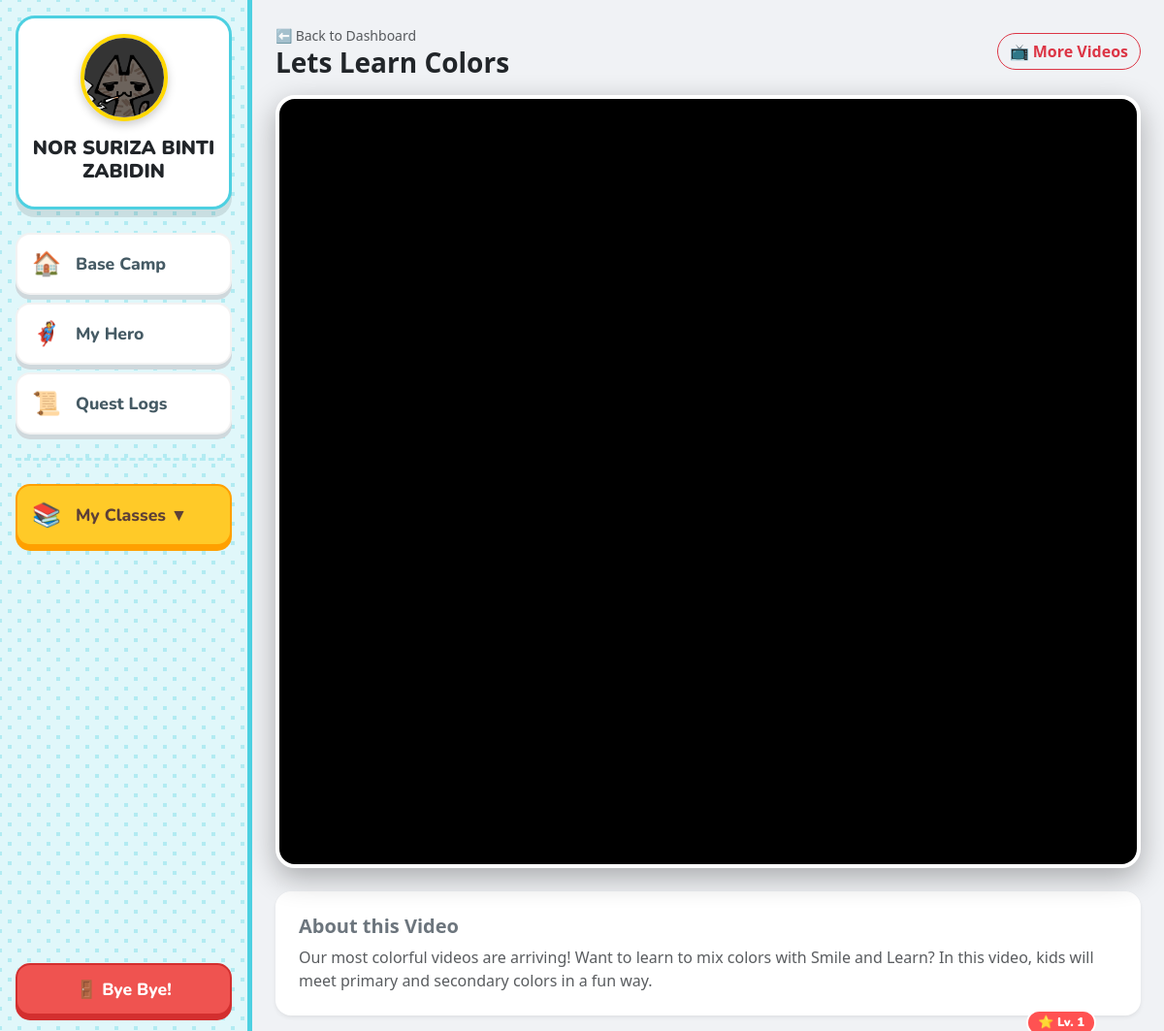
The app's page /student/view_video.php?id=11 (signed in) with its own data.
### tables this page shows
CREATE TABLE `videos` (
  `video_id` int(11) NOT NULL,
  `week_id` int(11) DEFAULT NULL,
  `title` varchar(255) NOT NULL,
  `description` text DEFAULT NULL,
  `youtube_link` varchar(255) NOT NULL,
  `thumbnail` varchar(255) DEFAULT 'default_video.png',
  `created_by` int(11) NOT NULL,
  `created_at` timestamp NOT NULL DEFAULT current_timestamp(),
  `class_id` int(11) DEFAULT NULL
);

### student/view_video.php (the view, shortened to what this page needs)
<?php
require_once '../config/db.php';
$id = $_GET['id'] ?? 0;
$is_embedded = (isset($_GET['embedded']) && $_GET['embedded'] == 'true');
$stmt = $pdo->prepare("SELECT * FROM videos WHERE video_id = ?");
$stmt->execute([$id]);
$video = $stmt->fetch(PDO::FETCH_ASSOC);
preg_match('/(?:youtube\.com\/(?:[^\/]+\/.+\/|(?:v|e(?:mbed)?)\/|.*[?&]v=)|youtu\.be\/)([^"&?\/\s]{11})/', $video['youtube_link'], $matches);
$videoId = $matches[1] ?? '';
$embedUrl = $videoId ? "https://www.youtube.com/embed/" . $videoId . "?autoplay=1" : $video['youtube_link'];
?>
<!DOCTYPE html>
<html lang="en">
<head>
    <link href="https://cdn.jsdelivr.net/npm/bootstrap@5.3.0/dist/css/bootstrap.min.css" rel="stylesheet">
</head>
<body>
<?php if(!$is_embedded): ?>
        <?php include 'sidebar.php'; ?>
<?php endif; ?>
<div class="d-flex">
    <?php if(!$is_embedded): ?>
    <div class="d-none d-md-block">
        <?php include 'sidebar.php'; ?>
    </div>
    <?php endif; ?>
    <div class="flex-grow-1 <?php echo $is_embedded ? 'p-0' : 'p-3 p-md-4'; ?>" style="height: 100vh; overflow-y: auto;">
        <?php if(!$is_embedded): ?>
        <div class="d-flex justify-content-between align-items-center mb-3">
            <div>
                <a href="dashboard.php" class="text-decoration-none text-muted small">⬅ Back to Dashboard</a>
                <h3 class="fw-bold m-0 text-dark"><?php echo htmlspecialchars($video['title']); ?></h3>
            </div>
            <a href="videos.php" class="btn btn-outline-danger rounded-pill fw-bold">📺 More Videos</a>
        </div>
        <?php endif; ?>
        <div class="viewer-container">
            <?php if ($videoId): ?>
                <iframe
                    src="<?php echo $embedUrl; ?>"
                    allow="accelerometer; autoplay; clipboard-write; encrypted-media; gyroscope; picture-in-picture"
                    allowfullscreen>
                </iframe>
            <?php endif; ?>
        </div>
        <?php if(!$is_embedded): ?>
        <div class="mt-4 p-4 bg-white rounded-4 shadow-sm">
            <h5 class="fw-bold text-secondary">About this Video</h5>
            <p class="text-muted mb-0">
                <?php echo nl2br(htmlspecialchars($video['description'] ?? 'No description available for this video.')); ?>
            </p>
        </div>
        <?php endif; ?>
    </div>
</div>
</body>
</html>

### records on screen
videos: title "Lets Learn Colors", description "Our most colorful videos are arriving! Want to learn to mix colors with Smile and Learn? In this video, kids will meet primary and secondary colors in a fun way."

### other values on screen
$_SESSION['level'] "1"
$_SESSION['full_name'] "NOR SURIZA BINTI ZABIDIN"
